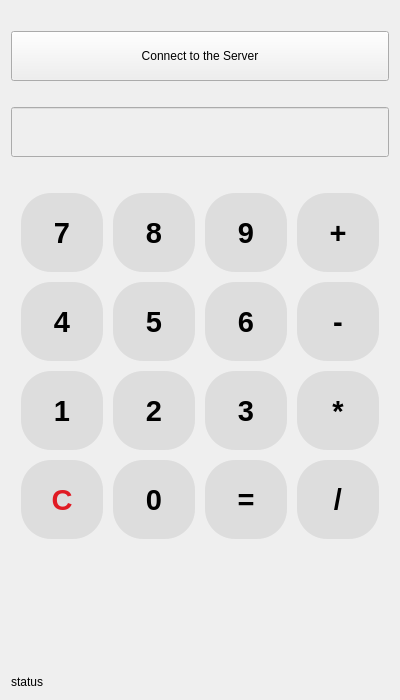
<?xml version="1.0" encoding="UTF-8"?>
<ui version="4.0">
 <class>Widget</class>
 <widget class="QWidget" name="Widget">
  <property name="geometry">
   <rect>
    <x>0</x>
    <y>0</y>
    <width>400</width>
    <height>700</height>
   </rect>
  </property>
  <property name="minimumSize">
   <size>
    <width>400</width>
    <height>700</height>
   </size>
  </property>
  <property name="maximumSize">
   <size>
    <width>400</width>
    <height>700</height>
   </size>
  </property>
  <property name="sizeIncrement">
   <size>
    <width>0</width>
    <height>0</height>
   </size>
  </property>
  <property name="windowTitle">
   <string>Zota calculator</string>
  </property>
  <property name="statusTip">
   <string/>
  </property>
  <layout class="QVBoxLayout" name="verticalLayout">
   <item>
    <spacer name="verticalSpacer_3">
     <property name="orientation">
      <enum>Qt::Vertical</enum>
     </property>
     <property name="sizeType">
      <enum>QSizePolicy::Fixed</enum>
     </property>
     <property name="sizeHint" stdset="0">
      <size>
       <width>20</width>
       <height>20</height>
      </size>
     </property>
    </spacer>
   </item>
   <item>
    <widget class="QPushButton" name="Button_Connect_Server">
     <property name="minimumSize">
      <size>
       <width>0</width>
       <height>50</height>
      </size>
     </property>
     <property name="baseSize">
      <size>
       <width>0</width>
       <height>20</height>
      </size>
     </property>
     <property name="text">
      <string>Connect to the Server</string>
     </property>
    </widget>
   </item>
   <item>
    <spacer name="verticalSpacer_2">
     <property name="orientation">
      <enum>Qt::Vertical</enum>
     </property>
     <property name="sizeType">
      <enum>QSizePolicy::Fixed</enum>
     </property>
     <property name="sizeHint" stdset="0">
      <size>
       <width>20</width>
       <height>20</height>
      </size>
     </property>
    </spacer>
   </item>
   <item>
    <widget class="QLineEdit" name="lineEdit_number">
     <property name="enabled">
      <bool>false</bool>
     </property>
     <property name="minimumSize">
      <size>
       <width>0</width>
       <height>50</height>
      </size>
     </property>
     <property name="font">
      <font>
       <pointsize>22</pointsize>
       <bold>false</bold>
      </font>
     </property>
     <property name="layoutDirection">
      <enum>Qt::LeftToRight</enum>
     </property>
     <property name="styleSheet">
      <string notr="true">color: rgb(0, 0, 0);</string>
     </property>
     <property name="alignment">
      <set>Qt::AlignRight|Qt::AlignTrailing|Qt::AlignVCenter</set>
     </property>
    </widget>
   </item>
   <item>
    <spacer name="verticalSpacer">
     <property name="orientation">
      <enum>Qt::Vertical</enum>
     </property>
     <property name="sizeType">
      <enum>QSizePolicy::Fixed</enum>
     </property>
     <property name="sizeHint" stdset="0">
      <size>
       <width>20</width>
       <height>20</height>
      </size>
     </property>
    </spacer>
   </item>
   <item>
    <layout class="QGridLayout" name="gridLayout" rowstretch="0,0,0,0" columnstretch="0,0,0,0" rowminimumheight="0,0,0,0" columnminimumwidth="0,0,0,0">
     <property name="sizeConstraint">
      <enum>QLayout::SetDefaultConstraint</enum>
     </property>
     <property name="leftMargin">
      <number>10</number>
     </property>
     <property name="topMargin">
      <number>10</number>
     </property>
     <property name="rightMargin">
      <number>10</number>
     </property>
     <property name="bottomMargin">
      <number>10</number>
     </property>
     <property name="spacing">
      <number>10</number>
     </property>
     <item row="2" column="1">
      <widget class="QPushButton" name="Button_2">
       <property name="sizePolicy">
        <sizepolicy hsizetype="Minimum" vsizetype="Expanding">
         <horstretch>0</horstretch>
         <verstretch>0</verstretch>
        </sizepolicy>
       </property>
       <property name="font">
        <font>
         <pointsize>22</pointsize>
         <bold>true</bold>
        </font>
       </property>
       <property name="styleSheet">
        <string notr="true">            QPushButton {
               border-radius: 30px;
               background-color: #DDDDDD;
              color: black;  
            }
            QPushButton:hover {
               background-color: #BBBBBB;
            }
            </string>
       </property>
       <property name="text">
        <string>2</string>
       </property>
      </widget>
     </item>
     <item row="2" column="2">
      <widget class="QPushButton" name="Button_3">
       <property name="sizePolicy">
        <sizepolicy hsizetype="Minimum" vsizetype="Expanding">
         <horstretch>0</horstretch>
         <verstretch>0</verstretch>
        </sizepolicy>
       </property>
       <property name="font">
        <font>
         <pointsize>22</pointsize>
         <bold>true</bold>
        </font>
       </property>
       <property name="styleSheet">
        <string notr="true">            QPushButton {
               border-radius: 30px;
               background-color: #DDDDDD;
              color: black;  
            }
            QPushButton:hover {
               background-color: #BBBBBB;
            }
            </string>
       </property>
       <property name="text">
        <string>3</string>
       </property>
      </widget>
     </item>
     <item row="2" column="0">
      <widget class="QPushButton" name="Button_1">
       <property name="sizePolicy">
        <sizepolicy hsizetype="Minimum" vsizetype="Expanding">
         <horstretch>0</horstretch>
         <verstretch>0</verstretch>
        </sizepolicy>
       </property>
       <property name="font">
        <font>
         <pointsize>22</pointsize>
         <bold>true</bold>
        </font>
       </property>
       <property name="styleSheet">
        <string notr="true">            QPushButton {
               border-radius: 30px;
               background-color: #DDDDDD;
              color: black;  
            }
            QPushButton:hover {
               background-color: #BBBBBB;
            }
            </string>
       </property>
       <property name="text">
        <string>1</string>
       </property>
      </widget>
     </item>
     <item row="0" column="3">
      <widget class="QPushButton" name="Button_plus">
       <property name="sizePolicy">
        <sizepolicy hsizetype="Minimum" vsizetype="Expanding">
         <horstretch>0</horstretch>
         <verstretch>0</verstretch>
        </sizepolicy>
       </property>
       <property name="sizeIncrement">
        <size>
         <width>0</width>
         <height>0</height>
        </size>
       </property>
       <property name="baseSize">
        <size>
         <width>0</width>
         <height>0</height>
        </size>
       </property>
       <property name="font">
        <font>
         <pointsize>22</pointsize>
         <bold>true</bold>
        </font>
       </property>
       <property name="styleSheet">
        <string notr="true">            QPushButton {
               border-radius: 30px;
               background-color: #DDDDDD;
              color: black;  
            }
            QPushButton:hover {
               background-color: #BBBBBB;
            }
            </string>
       </property>
       <property name="text">
        <string>+</string>
       </property>
       <property name="autoDefault">
        <bool>false</bool>
       </property>
       <property name="default">
        <bool>false</bool>
       </property>
      </widget>
     </item>
     <item row="0" column="0">
      <widget class="QPushButton" name="Button_7">
       <property name="sizePolicy">
        <sizepolicy hsizetype="Minimum" vsizetype="Expanding">
         <horstretch>0</horstretch>
         <verstretch>0</verstretch>
        </sizepolicy>
       </property>
       <property name="font">
        <font>
         <pointsize>22</pointsize>
         <bold>true</bold>
        </font>
       </property>
       <property name="styleSheet">
        <string notr="true">            QPushButton {
               border-radius: 30px;
               background-color: #DDDDDD;
              color: black;  
            }
            QPushButton:hover {
               background-color: #BBBBBB;
            }
            </string>
       </property>
       <property name="text">
        <string>7</string>
       </property>
      </widget>
     </item>
     <item row="2" column="3">
      <widget class="QPushButton" name="Button_multiply">
       <property name="sizePolicy">
        <sizepolicy hsizetype="Minimum" vsizetype="Expanding">
         <horstretch>0</horstretch>
         <verstretch>0</verstretch>
        </sizepolicy>
       </property>
       <property name="font">
        <font>
         <pointsize>22</pointsize>
         <bold>true</bold>
        </font>
       </property>
       <property name="styleSheet">
        <string notr="true">            QPushButton {
               border-radius: 30px;
               background-color: #DDDDDD;
              color: black;  
            }
            QPushButton:hover {
               background-color: #BBBBBB;
            }
            </string>
       </property>
       <property name="text">
        <string>*</string>
       </property>
      </widget>
     </item>
     <item row="0" column="2">
      <widget class="QPushButton" name="Button_9">
       <property name="sizePolicy">
        <sizepolicy hsizetype="Minimum" vsizetype="Minimum">
         <horstretch>0</horstretch>
         <verstretch>0</verstretch>
        </sizepolicy>
       </property>
       <property name="font">
        <font>
         <pointsize>22</pointsize>
         <bold>true</bold>
        </font>
       </property>
       <property name="layoutDirection">
        <enum>Qt::LeftToRight</enum>
       </property>
       <property name="styleSheet">
        <string notr="true">            QPushButton {
               border-radius: 30px;
               background-color: #DDDDDD;
              color: black;  
            }
            QPushButton:hover {
               background-color: #BBBBBB;
            }
            </string>
       </property>
       <property name="text">
        <string>9</string>
       </property>
      </widget>
     </item>
     <item row="1" column="1">
      <widget class="QPushButton" name="Button_5">
       <property name="sizePolicy">
        <sizepolicy hsizetype="Minimum" vsizetype="Expanding">
         <horstretch>0</horstretch>
         <verstretch>0</verstretch>
        </sizepolicy>
       </property>
       <property name="font">
        <font>
         <pointsize>22</pointsize>
         <bold>true</bold>
        </font>
       </property>
       <property name="styleSheet">
        <string notr="true">            QPushButton {
               border-radius: 30px;
               background-color: #DDDDDD;
              color: black;  
            }
            QPushButton:hover {
               background-color: #BBBBBB;
            }
            </string>
       </property>
       <property name="text">
        <string>5</string>
       </property>
      </widget>
     </item>
     <item row="1" column="3">
      <widget class="QPushButton" name="pushButton_minus">
       <property name="sizePolicy">
        <sizepolicy hsizetype="Minimum" vsizetype="Expanding">
         <horstretch>0</horstretch>
         <verstretch>0</verstretch>
        </sizepolicy>
       </property>
       <property name="font">
        <font>
         <pointsize>22</pointsize>
         <bold>true</bold>
        </font>
       </property>
       <property name="styleSheet">
        <string notr="true">            QPushButton {
               border-radius: 30px;
               background-color: #DDDDDD;
              color: black;  
            }
            QPushButton:hover {
               background-color: #BBBBBB;
            }
            </string>
       </property>
       <property name="text">
        <string>-</string>
       </property>
      </widget>
     </item>
     <item row="1" column="2">
      <widget class="QPushButton" name="Button_6">
       <property name="sizePolicy">
        <sizepolicy hsizetype="Minimum" vsizetype="Expanding">
         <horstretch>0</horstretch>
         <verstretch>0</verstretch>
        </sizepolicy>
       </property>
       <property name="font">
        <font>
         <pointsize>22</pointsize>
         <bold>true</bold>
        </font>
       </property>
       <property name="styleSheet">
        <string notr="true">            QPushButton {
               border-radius: 30px;
               background-color: #DDDDDD;
              color: black;  
            }
            QPushButton:hover {
               background-color: #BBBBBB;
            }
            </string>
       </property>
       <property name="text">
        <string>6</string>
       </property>
      </widget>
     </item>
     <item row="0" column="1">
      <widget class="QPushButton" name="Button_8">
       <property name="sizePolicy">
        <sizepolicy hsizetype="Minimum" vsizetype="Expanding">
         <horstretch>0</horstretch>
         <verstretch>0</verstretch>
        </sizepolicy>
       </property>
       <property name="font">
        <font>
         <pointsize>22</pointsize>
         <bold>true</bold>
        </font>
       </property>
       <property name="styleSheet">
        <string notr="true">            QPushButton {
               border-radius: 30px;
               background-color: #DDDDDD;
              color: black;  
            }
            QPushButton:hover {
               background-color: #BBBBBB;
            }
            </string>
       </property>
       <property name="text">
        <string>8</string>
       </property>
      </widget>
     </item>
     <item row="1" column="0">
      <widget class="QPushButton" name="Button_4">
       <property name="sizePolicy">
        <sizepolicy hsizetype="Minimum" vsizetype="Expanding">
         <horstretch>0</horstretch>
         <verstretch>0</verstretch>
        </sizepolicy>
       </property>
       <property name="font">
        <font>
         <pointsize>22</pointsize>
         <bold>true</bold>
        </font>
       </property>
       <property name="styleSheet">
        <string notr="true">            QPushButton {
               border-radius: 30px;
               background-color: #DDDDDD;
              color: black;  
            }
            QPushButton:hover {
               background-color: #BBBBBB;
            }
            </string>
       </property>
       <property name="text">
        <string>4</string>
       </property>
      </widget>
     </item>
     <item row="3" column="3">
      <widget class="QPushButton" name="Button_divide">
       <property name="sizePolicy">
        <sizepolicy hsizetype="Minimum" vsizetype="Expanding">
         <horstretch>0</horstretch>
         <verstretch>0</verstretch>
        </sizepolicy>
       </property>
       <property name="font">
        <font>
         <pointsize>22</pointsize>
         <bold>true</bold>
        </font>
       </property>
       <property name="styleSheet">
        <string notr="true">            QPushButton {
               border-radius: 30px;
               background-color: #DDDDDD;
              color: black;  
            }
            QPushButton:hover {
               background-color: #BBBBBB;
            }
            </string>
       </property>
       <property name="text">
        <string>/</string>
       </property>
      </widget>
     </item>
     <item row="3" column="2">
      <widget class="QPushButton" name="Button_equals">
       <property name="sizePolicy">
        <sizepolicy hsizetype="Minimum" vsizetype="Expanding">
         <horstretch>0</horstretch>
         <verstretch>0</verstretch>
        </sizepolicy>
       </property>
       <property name="font">
        <font>
         <pointsize>22</pointsize>
         <bold>true</bold>
        </font>
       </property>
       <property name="styleSheet">
        <string notr="true">            QPushButton {
               border-radius: 30px;
               background-color: #DDDDDD;
              color: black;  
            }
            QPushButton:hover {
               background-color: #BBBBBB;
            }
            </string>
       </property>
       <property name="text">
        <string>=</string>
       </property>
      </widget>
     </item>
     <item row="3" column="1">
      <widget class="QPushButton" name="Button_0">
       <property name="sizePolicy">
        <sizepolicy hsizetype="Minimum" vsizetype="Expanding">
         <horstretch>0</horstretch>
         <verstretch>0</verstretch>
        </sizepolicy>
       </property>
       <property name="font">
        <font>
         <pointsize>22</pointsize>
         <bold>true</bold>
        </font>
       </property>
       <property name="styleSheet">
        <string notr="true">            QPushButton {
               border-radius: 30px;
               background-color: #DDDDDD;
              color: black;  
            }
            QPushButton:hover {
               background-color: #BBBBBB;
            }
            </string>
       </property>
       <property name="text">
        <string>0</string>
       </property>
      </widget>
     </item>
     <item row="3" column="0">
      <widget class="QPushButton" name="Button_reset">
       <property name="sizePolicy">
        <sizepolicy hsizetype="Minimum" vsizetype="Expanding">
         <horstretch>0</horstretch>
         <verstretch>0</verstretch>
        </sizepolicy>
       </property>
       <property name="font">
        <font>
         <pointsize>22</pointsize>
         <bold>true</bold>
        </font>
       </property>
       <property name="mouseTracking">
        <bool>true</bool>
       </property>
       <property name="tabletTracking">
        <bool>false</bool>
       </property>
       <property name="styleSheet">
        <string notr="true">            QPushButton {
               border-radius: 30px;
               background-color: #DDDDDD;
               color: rgb(224, 27, 36);
            }
            QPushButton:hover {
               background-color: #BBBBBB;
            }
           </string>
       </property>
       <property name="text">
        <string>C</string>
       </property>
      </widget>
     </item>
    </layout>
   </item>
   <item>
    <spacer name="verticalSpacer_4">
     <property name="orientation">
      <enum>Qt::Vertical</enum>
     </property>
     <property name="sizeType">
      <enum>QSizePolicy::Fixed</enum>
     </property>
     <property name="sizeHint" stdset="0">
      <size>
       <width>20</width>
       <height>120</height>
      </size>
     </property>
    </spacer>
   </item>
   <item>
    <widget class="QLabel" name="label_text_status">
     <property name="enabled">
      <bool>false</bool>
     </property>
     <property name="styleSheet">
      <string notr="true">color: rgb(0, 0, 0);</string>
     </property>
     <property name="text">
      <string>status </string>
     </property>
    </widget>
   </item>
  </layout>
 </widget>
 <resources/>
 <connections/>
</ui>
